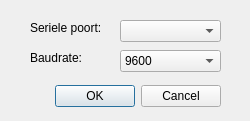
<?xml version="1.0" encoding="UTF-8"?>
<ui version="4.0">
 <class>Dialog</class>
 <widget class="QDialog" name="Dialog">
  <property name="geometry">
   <rect>
    <x>0</x>
    <y>0</y>
    <width>250</width>
    <height>121</height>
   </rect>
  </property>
  <property name="windowTitle">
   <string>COMport</string>
  </property>
  <widget class="QDialogButtonBox" name="buttonBox">
   <property name="geometry">
    <rect>
     <x>-120</x>
     <y>80</y>
     <width>341</width>
     <height>32</height>
    </rect>
   </property>
   <property name="orientation">
    <enum>Qt::Horizontal</enum>
   </property>
   <property name="standardButtons">
    <set>QDialogButtonBox::Cancel|QDialogButtonBox::Ok</set>
   </property>
  </widget>
  <widget class="QLabel" name="label">
   <property name="geometry">
    <rect>
     <x>30</x>
     <y>20</y>
     <width>81</width>
     <height>16</height>
    </rect>
   </property>
   <property name="text">
    <string>Seriele poort:</string>
   </property>
  </widget>
  <widget class="QLabel" name="label_2">
   <property name="geometry">
    <rect>
     <x>30</x>
     <y>50</y>
     <width>81</width>
     <height>16</height>
    </rect>
   </property>
   <property name="text">
    <string>Baudrate:</string>
   </property>
  </widget>
  <widget class="QComboBox" name="Serial_combobox">
   <property name="geometry">
    <rect>
     <x>120</x>
     <y>50</y>
     <width>101</width>
     <height>22</height>
    </rect>
   </property>
   <item>
    <property name="text">
     <string>9600</string>
    </property>
   </item>
   <item>
    <property name="text">
     <string>14400</string>
    </property>
   </item>
   <item>
    <property name="text">
     <string>19200</string>
    </property>
   </item>
   <item>
    <property name="text">
     <string>38400</string>
    </property>
   </item>
   <item>
    <property name="text">
     <string>57600</string>
    </property>
   </item>
   <item>
    <property name="text">
     <string>115200</string>
    </property>
   </item>
   <item>
    <property name="text">
     <string>128000</string>
    </property>
   </item>
   <item>
    <property name="text">
     <string>230400</string>
    </property>
   </item>
   <item>
    <property name="text">
     <string>256000</string>
    </property>
   </item>
  </widget>
  <widget class="QComboBox" name="comboBox">
   <property name="geometry">
    <rect>
     <x>120</x>
     <y>20</y>
     <width>101</width>
     <height>22</height>
    </rect>
   </property>
  </widget>
 </widget>
 <resources/>
 <connections>
  <connection>
   <sender>buttonBox</sender>
   <signal>accepted()</signal>
   <receiver>Dialog</receiver>
   <slot>accept()</slot>
   <hints>
    <hint type="sourcelabel">
     <x>98</x>
     <y>64</y>
    </hint>
    <hint type="destinationlabel">
     <x>157</x>
     <y>99</y>
    </hint>
   </hints>
  </connection>
  <connection>
   <sender>buttonBox</sender>
   <signal>rejected()</signal>
   <receiver>Dialog</receiver>
   <slot>reject()</slot>
   <hints>
    <hint type="sourcelabel">
     <x>166</x>
     <y>70</y>
    </hint>
    <hint type="destinationlabel">
     <x>253</x>
     <y>99</y>
    </hint>
   </hints>
  </connection>
 </connections>
</ui>
